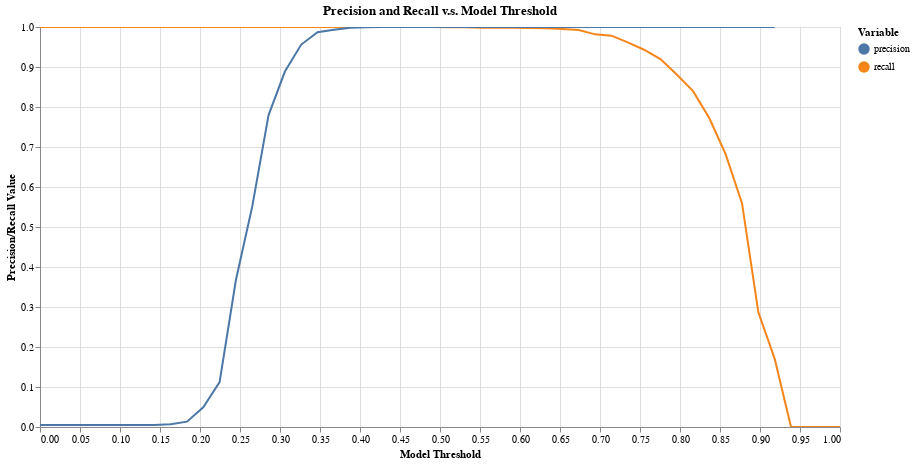

Write notebook code for a chart like this one.
### Code cell
tutorial.plot_precision_recall_vs_threshold(df_eval)

### Figure 1 — Vega-Lite specification as saved in the notebook (floating-point values rounded to 4 significant figures)
{"config": {"view": {"continuousWidth": 400, "continuousHeight": 300}}, "layer": [{"mark": "line", "encoding": {"color": {"type": "nominal", "field": "variable", "legend": {"title": "Variable"}}, "tooltip": [{"type": "nominal", "field": "variable"}, {"type": "quantitative", "field": "threshold"}, {"type": "quantitative", "field": "value"}], "x": {"type": "quantitative", "axis": {"title": "Model Threshold"}, "field": "threshold"}, "y": {"type": "quantitative", "axis": {"title": "Precision/Recall Value"}, "field": "value", "scale": {"domain": [0, 1]}}}, "selection": {"selector004": {"type": "interval", "bind": "scales", "encodings": ["x", "y"]}}, "title": "Precision and Recall v.s. Model Threshold"}, {"mark": "point", "encoding": {"opacity": {"value": 0}, "x": {"type": "quantitative", "field": "threshold"}}, "selection": {"selector003": {"type": "single", "nearest": true, "on": "mouseover", "fields": ["threshold"], "empty": "none"}}}, {"mark": "point", "encoding": {"color": {"type": "nominal", "field": "variable", "legend": {"title": "Variable"}}, "opacity": {"condition": {"value": 1, "selection": "selector003"}, "value": 0}, "tooltip": [{"type": "nominal", "field": "variable"}, {"type": "quantitative", "field": "threshold"}, {"type": "quantitative", "field": "value"}], "x": {"type": "quantitative", "axis": {"title": "Model Threshold"}, "field": "threshold"}, "y": {"type": "quantitative", "axis": {"title": "Precision/Recall Value"}, "field": "value", "scale": {"domain": [0, 1]}}}, "title": "Precision and Recall v.s. Model Threshold"}, {"mark": {"type": "rule", "color": "gray"}, "encoding": {"x": {"type": "quantitative", "field": "threshold"}}, "transform": [{"filter": {"selection": "selector003"}}]}, {"mark": {"type": "text", "align": "right", "dx": -10, "dy": -5, "fontWeight": 300, "lineBreak": "\n"}, "encoding": {"color": {"type": "nominal", "field": "variable", "legend": {"title": "Variable"}}, "text": {"condition": {"type": "nominal", "field": "label", "selection": "selector003"}, "value": " "}, "tooltip": [{"type": "nominal", "field": "variable"}, {"type": "quantitative", "field": "threshold"}, {"type": "quantitative", "field": "value"}], "x": {"type": "quantitative", "axis": {"title": "Model Threshold"}, "field": "threshold"}, "y": {"type": "quantitative", "axis": {"title": "Precision/Recall Value"}, "field": "value", "scale": {"domain": [0, 1]}}}, "title": "Precision and Recall v.s. Model Threshold"}], "data": {"name": "data-a4e0fecdfd71f68c8f3407c5daef5bba"}, "height": 400, "width": 800, "$schema": "https://vega.github.io/schema/vega-lite/v4.8.1.json", "datasets": {"data-a4e0fecdfd71f68c8f3407c5daef5bba": [{"threshold": 0.0, "label": "threshold: 0.0\nprecision: 0.005\nrecall: 1.0", "variable": "recall", "value": 1.0}, {"threshold": 0.02041, "label": "threshold: 0.02\nprecision: 0.005\nrecall: 1.0", "variable": "recall", "value": 1.0}, {"threshold": 0.04082, "label": "threshold: 0.041\nprecision: 0.005\nrecall: 1.0", "variable": "recall", "value": 1.0}, {"threshold": 0.06122, "label": "threshold: 0.061\nprecision: 0.005\nrecall: 1.0", "variable": "recall", "value": 1.0}, {"threshold": 0.08163, "label": "threshold: 0.082\nprecision: 0.005\nrecall: 1.0", "variable": "recall", "value": 1.0}, {"threshold": 0.102, "label": "threshold: 0.102\nprecision: 0.005\nrecall: 1.0", "variable": "recall", "value": 1.0}, {"threshold": 0.1224, "label": "threshold: 0.122\nprecision: 0.005\nrecall: 1.0", "variable": "recall", "value": 1.0}, {"threshold": 0.1429, "label": "threshold: 0.143\nprecision: 0.005\nrecall: 1.0", "variable": "recall", "value": 1.0}, {"threshold": 0.1633, "label": "threshold: 0.163\nprecision: 0.007\nrecall: 1.0", "variable": "recall", "value": 1.0}, {"threshold": 0.1837, "label": "threshold: 0.184\nprecision: 0.013\nrecall: 1.0", "variable": "recall", "value": 1.0}, {"threshold": 0.2041, "label": "threshold: 0.204\nprecision: 0.049\nrecall: 1.0", "variable": "recall", "value": 1.0}, {"threshold": 0.2245, "label": "threshold: 0.224\nprecision: 0.112\nrecall: 1.0", "variable": "recall", "value": 1.0}, {"threshold": 0.2449, "label": "threshold: 0.245\nprecision: 0.368\nrecall: 1.0", "variable": "recall", "value": 1.0}, {"threshold": 0.2653, "label": "threshold: 0.265\nprecision: 0.551\nrecall: 1.0", "variable": "recall", "value": 1.0}, {"threshold": 0.2857, "label": "threshold: 0.286\nprecision: 0.78\nrecall: 1.0", "variable": "recall", "value": 1.0}, {"threshold": 0.3061, "label": "threshold: 0.306\nprecision: 0.889\nrecall: 1.0", "variable": "recall", "value": 1.0}, {"threshold": 0.3265, "label": "threshold: 0.327\nprecision: 0.956\nrecall: 1.0", "variable": "recall", "value": 1.0}, {"threshold": 0.3469, "label": "threshold: 0.347\nprecision: 0.987\nrecall: 1.0", "variable": "recall", "value": 1.0}, {"threshold": 0.3673, "label": "threshold: 0.367\nprecision: 0.993\nrecall: 1.0", "variable": "recall", "value": 1.0}, {"threshold": 0.3878, "label": "threshold: 0.388\nprecision: 0.998\nrecall: 1.0", "variable": "recall", "value": 1.0}, {"threshold": 0.4082, "label": "threshold: 0.408\nprecision: 0.999\nrecall: 1.0", "variable": "recall", "value": 1.0}, {"threshold": 0.4286, "label": "threshold: 0.429\nprecision: 1.0\nrecall: 1.0", "variable": "recall", "value": 1.0}, {"threshold": 0.449, "label": "threshold: 0.449\nprecision: 1.0\nrecall: 1.0", "variable": "recall", "value": 1.0}, {"threshold": 0.4694, "label": "threshold: 0.469\nprecision: 1.0\nrecall: 1.0", "variable": "recall", "value": 1.0}, {"threshold": 0.4898, "label": "threshold: 0.49\nprecision: 1.0\nrecall: 1.0", "variable": "recall", "value": 1.0}, {"threshold": 0.5102, "label": "threshold: 0.51\nprecision: 1.0\nrecall: 0.999", "variable": "recall", "value": 0.9992}, {"threshold": 0.5306, "label": "threshold: 0.531\nprecision: 1.0\nrecall: 0.999", "variable": "recall", "value": 0.9992}, {"threshold": 0.551, "label": "threshold: 0.551\nprecision: 1.0\nrecall: 0.998", "variable": "recall", "value": 0.9983}, {"threshold": 0.5714, "label": "threshold: 0.571\nprecision: 1.0\nrecall: 0.998", "variable": "recall", "value": 0.9983}, {"threshold": 0.5918, "label": "threshold: 0.592\nprecision: 1.0\nrecall: 0.998", "variable": "recall", "value": 0.9983}, {"threshold": 0.6122, "label": "threshold: 0.612\nprecision: 1.0\nrecall: 0.997", "variable": "recall", "value": 0.9975}, {"threshold": 0.6327, "label": "threshold: 0.633\nprecision: 1.0\nrecall: 0.997", "variable": "recall", "value": 0.9967}, {"threshold": 0.6531, "label": "threshold: 0.653\nprecision: 1.0\nrecall: 0.995", "variable": "recall", "value": 0.995}, {"threshold": 0.6735, "label": "threshold: 0.673\nprecision: 1.0\nrecall: 0.992", "variable": "recall", "value": 0.9925}, {"threshold": 0.6939, "label": "threshold: 0.694\nprecision: 1.0\nrecall: 0.982", "variable": "recall", "value": 0.9816}, {"threshold": 0.7143, "label": "threshold: 0.714\nprecision: 1.0\nrecall: 0.978", "variable": "recall", "value": 0.9783}, {"threshold": 0.7347, "label": "threshold: 0.735\nprecision: 1.0\nrecall: 0.962", "variable": "recall", "value": 0.9616}, {"threshold": 0.7551, "label": "threshold: 0.755\nprecision: 1.0\nrecall: 0.943", "variable": "recall", "value": 0.9432}, {"threshold": 0.7755, "label": "threshold: 0.776\nprecision: 1.0\nrecall: 0.92", "variable": "recall", "value": 0.9198}, {"threshold": 0.7959, "label": "threshold: 0.796\nprecision: 1.0\nrecall: 0.881", "variable": "recall", "value": 0.8814}, {"threshold": 0.8163, "label": "threshold: 0.816\nprecision: 1.0\nrecall: 0.84", "variable": "recall", "value": 0.8396}, {"threshold": 0.8367, "label": "threshold: 0.837\nprecision: 1.0\nrecall: 0.772", "variable": "recall", "value": 0.7719}, {"threshold": 0.8571, "label": "threshold: 0.857\nprecision: 1.0\nrecall: 0.682", "variable": "recall", "value": 0.6817}, {"threshold": 0.8776, "label": "threshold: 0.878\nprecision: 1.0\nrecall: 0.559", "variable": "recall", "value": 0.5589}, {"threshold": 0.898, "label": "threshold: 0.898\nprecision: 1.0\nrecall: 0.287", "variable": "recall", "value": 0.2865}, {"threshold": 0.9184, "label": "threshold: 0.918\nprecision: 1.0\nrecall: 0.17", "variable": "recall", "value": 0.1704}, {"threshold": 0.9388, "label": "threshold: 0.939\nprecision: nan\nrecall: 0.0", "variable": "recall", "value": 0.0}, {"threshold": 0.9592, "label": "threshold: 0.959\nprecision: nan\nrecall: 0.0", "variable": "recall", "value": 0.0}, {"threshold": 0.9796, "label": "threshold: 0.98\nprecision: nan\nrecall: 0.0", "variable": "recall", "value": 0.0}, {"threshold": 1.0, "label": "threshold: 1.0\nprecision: nan\nrecall: 0.0", "variable": "recall", "value": 0.0}, {"threshold": 0.0, "label": "threshold: 0.0\nprecision: 0.005\nrecall: 1.0", "variable": "precision", "value": 0.004909}, {"threshold": 0.02041, "label": "threshold: 0.02\nprecision: 0.005\nrecall: 1.0", "variable": "precision", "value": 0.004909}, {"threshold": 0.04082, "label": "threshold: 0.041\nprecision: 0.005\nrecall: 1.0", "variable": "precision", "value": 0.004909}, {"threshold": 0.06122, "label": "threshold: 0.061\nprecision: 0.005\nrecall: 1.0", "variable": "precision", "value": 0.004909}, {"threshold": 0.08163, "label": "threshold: 0.082\nprecision: 0.005\nrecall: 1.0", "variable": "precision", "value": 0.004909}, {"threshold": 0.102, "label": "threshold: 0.102\nprecision: 0.005\nrecall: 1.0", "variable": "precision", "value": 0.004909}, {"threshold": 0.1224, "label": "threshold: 0.122\nprecision: 0.005\nrecall: 1.0", "variable": "precision", "value": 0.004909}, {"threshold": 0.1429, "label": "threshold: 0.143\nprecision: 0.005\nrecall: 1.0", "variable": "precision", "value": 0.004909}, {"threshold": 0.1633, "label": "threshold: 0.163\nprecision: 0.007\nrecall: 1.0", "variable": "precision", "value": 0.006773}, {"threshold": 0.1837, "label": "threshold: 0.184\nprecision: 0.013\nrecall: 1.0", "variable": "precision", "value": 0.01338}, {"threshold": 0.2041, "label": "threshold: 0.204\nprecision: 0.049\nrecall: 1.0", "variable": "precision", "value": 0.04914}, {"threshold": 0.2245, "label": "threshold: 0.224\nprecision: 0.112\nrecall: 1.0", "variable": "precision", "value": 0.1123}, {"threshold": 0.2449, "label": "threshold: 0.245\nprecision: 0.368\nrecall: 1.0", "variable": "precision", "value": 0.3675}, {"threshold": 0.2653, "label": "threshold: 0.265\nprecision: 0.551\nrecall: 1.0", "variable": "precision", "value": 0.5514}, {"threshold": 0.2857, "label": "threshold: 0.286\nprecision: 0.78\nrecall: 1.0", "variable": "precision", "value": 0.7798}, {"threshold": 0.3061, "label": "threshold: 0.306\nprecision: 0.889\nrecall: 1.0", "variable": "precision", "value": 0.8886}, {"threshold": 0.3265, "label": "threshold: 0.327\nprecision: 0.956\nrecall: 1.0", "variable": "precision", "value": 0.9561}, {"threshold": 0.3469, "label": "threshold: 0.347\nprecision: 0.987\nrecall: 1.0", "variable": "precision", "value": 0.9868}, {"threshold": 0.3673, "label": "threshold: 0.367\nprecision: 0.993\nrecall: 1.0", "variable": "precision", "value": 0.9934}, {"threshold": 0.3878, "label": "threshold: 0.388\nprecision: 0.998\nrecall: 1.0", "variable": "precision", "value": 0.9983}, {"threshold": 0.4082, "label": "threshold: 0.408\nprecision: 0.999\nrecall: 1.0", "variable": "precision", "value": 0.9992}, {"threshold": 0.4286, "label": "threshold: 0.429\nprecision: 1.0\nrecall: 1.0", "variable": "precision", "value": 1.0}, {"threshold": 0.449, "label": "threshold: 0.449\nprecision: 1.0\nrecall: 1.0", "variable": "precision", "value": 1.0}, {"threshold": 0.4694, "label": "threshold: 0.469\nprecision: 1.0\nrecall: 1.0", "variable": "precision", "value": 1.0}, {"threshold": 0.4898, "label": "threshold: 0.49\nprecision: 1.0\nrecall: 1.0", "variable": "precision", "value": 1.0}, {"threshold": 0.5102, "label": "threshold: 0.51\nprecision: 1.0\nrecall: 0.999", "variable": "precision", "value": 1.0}, {"threshold": 0.5306, "label": "threshold: 0.531\nprecision: 1.0\nrecall: 0.999", "variable": "precision", "value": 1.0}, {"threshold": 0.551, "label": "threshold: 0.551\nprecision: 1.0\nrecall: 0.998", "variable": "precision", "value": 1.0}, {"threshold": 0.5714, "label": "threshold: 0.571\nprecision: 1.0\nrecall: 0.998", "variable": "precision", "value": 1.0}, {"threshold": 0.5918, "label": "threshold: 0.592\nprecision: 1.0\nrecall: 0.998", "variable": "precision", "value": 1.0}, {"threshold": 0.6122, "label": "threshold: 0.612\nprecision: 1.0\nrecall: 0.997", "variable": "precision", "value": 1.0}, {"threshold": 0.6327, "label": "threshold: 0.633\nprecision: 1.0\nrecall: 0.997", "variable": "precision", "value": 1.0}, {"threshold": 0.6531, "label": "threshold: 0.653\nprecision: 1.0\nrecall: 0.995", "variable": "precision", "value": 1.0}, {"threshold": 0.6735, "label": "threshold: 0.673\nprecision: 1.0\nrecall: 0.992", "variable": "precision", "value": 1.0}, {"threshold": 0.6939, "label": "threshold: 0.694\nprecision: 1.0\nrecall: 0.982", "variable": "precision", "value": 1.0}, {"threshold": 0.7143, "label": "threshold: 0.714\nprecision: 1.0\nrecall: 0.978", "variable": "precision", "value": 1.0}, {"threshold": 0.7347, "label": "threshold: 0.735\nprecision: 1.0\nrecall: 0.962", "variable": "precision", "value": 1.0}, {"threshold": 0.7551, "label": "threshold: 0.755\nprecision: 1.0\nrecall: 0.943", "variable": "precision", "value": 1.0}, {"threshold": 0.7755, "label": "threshold: 0.776\nprecision: 1.0\nrecall: 0.92", "variable": "precision", "value": 1.0}, {"threshold": 0.7959, "label": "threshold: 0.796\nprecision: 1.0\nrecall: 0.881", "variable": "precision", "value": 1.0}, {"threshold": 0.8163, "label": "threshold: 0.816\nprecision: 1.0\nrecall: 0.84", "variable": "precision", "value": 1.0}, {"threshold": 0.8367, "label": "threshold: 0.837\nprecision: 1.0\nrecall: 0.772", "variable": "precision", "value": 1.0}, {"threshold": 0.8571, "label": "threshold: 0.857\nprecision: 1.0\nrecall: 0.682", "variable": "precision", "value": 1.0}, {"threshold": 0.8776, "label": "threshold: 0.878\nprecision: 1.0\nrecall: 0.559", "variable": "precision", "value": 1.0}, {"threshold": 0.898, "label": "threshold: 0.898\nprecision: 1.0\nrecall: 0.287", "variable": "precision", "value": 1.0}, {"threshold": 0.9184, "label": "threshold: 0.918\nprecision: 1.0\nrecall: 0.17", "variable": "precision", "value": 1.0}, {"threshold": 0.9388, "label": "threshold: 0.939\nprecision: nan\nrecall: 0.0", "variable": "precision", "value": null}, {"threshold": 0.9592, "label": "threshold: 0.959\nprecision: nan\nrecall: 0.0", "variable": "precision", "value": null}, {"threshold": 0.9796, "label": "threshold: 0.98\nprecision: nan\nrecall: 0.0", "variable": "precision", "value": null}, {"threshold": 1.0, "label": "threshold: 1.0\nprecision: nan\nrecall: 0.0", "variable": "precision", "value": null}]}}
